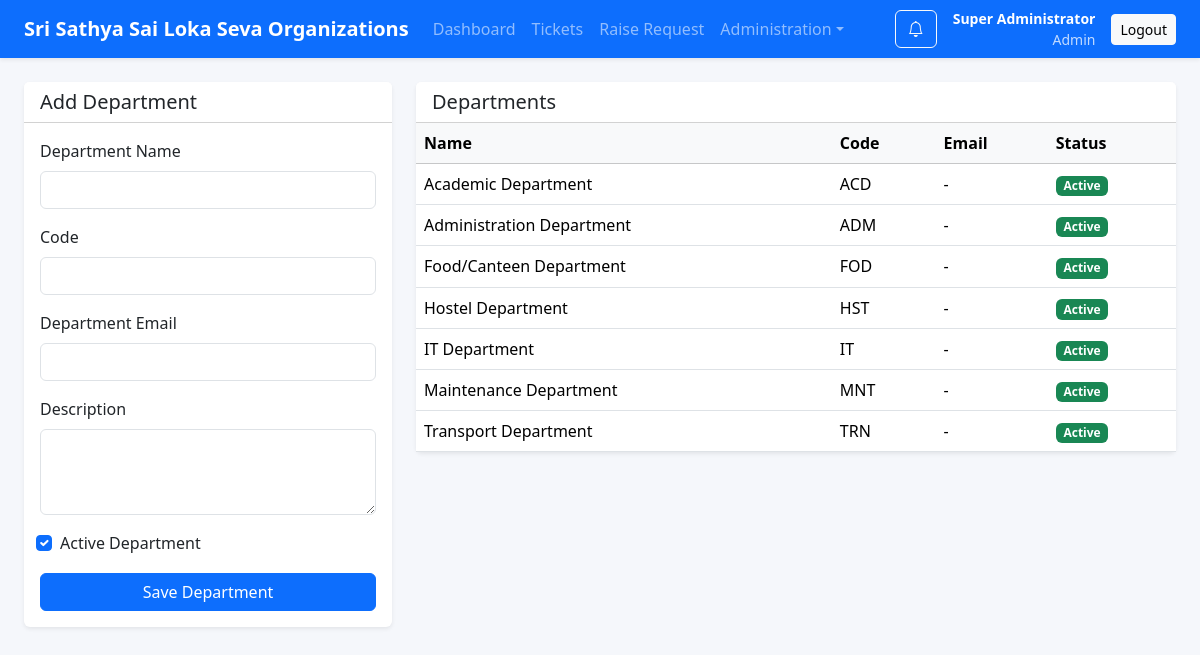
/admin/departments (signed in), run on the app's committed database.
### app/models.py (models this page shows, shortened)
class TimestampMixin:
    created_at = db.Column(db.DateTime, default=datetime.utcnow, nullable=False)
    updated_at = db.Column(
        db.DateTime, default=datetime.utcnow, onupdate=datetime.utcnow, nullable=False
    )

class User(UserMixin, TimestampMixin, db.Model):
    __tablename__ = "users"
    id = db.Column(db.Integer, primary_key=True)
    full_name = db.Column(db.String(150), nullable=False)
    email = db.Column(db.String(255), unique=True, nullable=False, index=True)
    password_hash = db.Column(db.String(255), nullable=False)
    role = db.Column(db.String(30), nullable=False, default=ROLE_REQUESTER)
    phone = db.Column(db.String(30))
    is_active_user = db.Column(db.Boolean, default=True, nullable=False)
    department_id = db.Column(db.Integer, db.ForeignKey("departments.id"), nullable=True)
    department = db.relationship("Department", back_populates="users")
    requested_tickets = db.relationship(
        "Ticket", back_populates="requester", lazy=True, foreign_keys="Ticket.requester_id"
    )
    approved_tickets = db.relationship(
        "Ticket", back_populates="approver", lazy=True, foreign_keys="Ticket.approver_id"
    )
    assigned_tickets = db.relationship(
        "Ticket", back_populates="assignee", lazy=True, foreign_keys="Ticket.assigned_to_id"
    )
    comments = db.relationship("TicketComment", back_populates="user", lazy=True)
    activities = db.relationship("TicketActivityLog", back_populates="actor", lazy=True)
    notifications = db.relationship("Notification", back_populates="user", lazy=True)
    @property
    def is_active(self):
        return self.is_active_user
    def get_role_label(self):
        return self.role.replace("_", " ").title()

class Department(TimestampMixin, db.Model):
    __tablename__ = "departments"
    id = db.Column(db.Integer, primary_key=True)
    name = db.Column(db.String(120), unique=True, nullable=False)
    code = db.Column(db.String(20), unique=True, nullable=False)
    description = db.Column(db.Text)
    email = db.Column(db.String(255))
    is_active = db.Column(db.Boolean, default=True, nullable=False)
    users = db.relationship("User", back_populates="department", lazy=True)
    tickets = db.relationship("Ticket", back_populates="department", lazy=True)
    sla_settings = db.relationship("SLASetting", back_populates="department", lazy=True)

### app/routes/admin.py (the view, shortened to what this page needs)
@admin_bp.route("/departments", methods=["GET", "POST"])
@login_required
@role_required(ROLE_ADMIN)
def departments():
    departments = Department.query.order_by(Department.name.asc()).all()
    return render_template("admin/departments.html", departments=departments)

### app/models.py (called while the page is built)
@login_manager.user_loader
def load_user(user_id):
    return User.query.get(int(user_id))

### app/templates/admin/departments.html (shortened to what this page needs)
{% extends 'base.html' %}
{% block content %}
<div class="row g-4">
  <div class="col-lg-4">
    <div class="card border-0 shadow-sm">
      <div class="card-header bg-white"><h5 class="mb-0">Add Department</h5></div>
      <div class="card-body">
        <form method="post" class="row g-3">
          <div class="col-12"><label class="form-label">Department Name</label><input name="name" class="form-control" required></div>
          <div class="col-12"><label class="form-label">Code</label><input name="code" class="form-control" required></div>
          <div class="col-12"><label class="form-label">Department Email</label><input type="email" name="email" class="form-control"></div>
          <div class="col-12"><label class="form-label">Description</label><textarea name="description" rows="3" class="form-control"></textarea></div>
          <div class="col-12 form-check ms-1"><input class="form-check-input" type="checkbox" name="is_active" checked><label class="form-check-label">Active Department</label></div>
          <div class="col-12"><button class="btn btn-primary w-100">Save Department</button></div>
        </form>
      </div>
    </div>
  </div>
  <div class="col-lg-8">
    <div class="card border-0 shadow-sm">
      <div class="card-header bg-white"><h5 class="mb-0">Departments</h5></div>
      <div class="table-responsive">
        <table class="table align-middle mb-0">
          <thead class="table-light"><tr><th>Name</th><th>Code</th><th>Email</th><th>Status</th></tr></thead>
          <tbody>
            {% for department in departments %}
            <tr>
              <td>{{ department.name }}</td>
              <td>{{ department.code }}</td>
              <td>{{ department.email or '-' }}</td>
              <td>{% if department.is_active %}<span class="badge text-bg-success">Active</span>{% else %}<span class="badge text-bg-secondary">Inactive</span>{% endif %}</td>
            </tr>
            {% else %}
            <tr><td colspan="4" class="text-center py-4 text-muted">No departments configured.</td></tr>
            {% endfor %}
          </tbody>
        </table>
      </div>
    </div>
  </div>
</div>
{% endblock %}

### app/templates/base.html (shortened to what this page needs)
<!doctype html>
<html lang="en">
<head>
    <link href="https://cdn.jsdelivr.net/npm/bootstrap@5.3.3/dist/css/bootstrap.min.css" rel="stylesheet">
    <link href="https://cdn.jsdelivr.net/npm/bootstrap-icons@1.11.3/font/bootstrap-icons.css" rel="stylesheet">
    <link href="{{ url_for('static', filename='css/app.css') }}" rel="stylesheet">
</head>
<body>
<nav class="navbar navbar-expand-lg navbar-dark bg-primary shadow-sm">
  <div class="container-fluid px-4">
    <a class="navbar-brand fw-bold" href="{{ url_for('main.dashboard') }}">{{ company_name }}</a>
    <div class="collapse navbar-collapse" id="navbarMenu">
      {% if current_user.is_authenticated %}
      <ul class="navbar-nav me-auto mb-2 mb-lg-0">
        <li class="nav-item"><a class="nav-link" href="{{ url_for('main.dashboard') }}">Dashboard</a></li>
        <li class="nav-item"><a class="nav-link" href="{{ url_for('tickets.list_tickets') }}">Tickets</a></li>
        <li class="nav-item"><a class="nav-link" href="{{ url_for('tickets.create_ticket') }}">Raise Request</a></li>
        {% if current_user.role == 'admin' %}
        <li class="nav-item dropdown">
          <a class="nav-link dropdown-toggle" href="#" role="button" data-bs-toggle="dropdown">Administration</a>
        </li>
        {% endif %}
      </ul>
      <div class="d-flex align-items-center gap-3">
        <div class="dropdown">
          <button class="btn btn-outline-light position-relative" data-bs-toggle="dropdown">
            <i class="bi bi-bell"></i>
          </button>
        </div>
        <div class="text-white small text-end">
          <div class="fw-semibold">{{ current_user.full_name }}</div>
          <div class="opacity-75">{{ current_user.get_role_label() }}</div>
        </div>
        <a href="{{ url_for('auth.logout') }}" class="btn btn-light btn-sm">Logout</a>
      </div>
      {% endif %}
    </div>
  </div>
</nav>
<main class="container-fluid px-4 py-4">
  {% block content %}{% endblock %}
</main>
</body>
</html>

### app/static/css/app.css (style rules this page uses)
body { background: #f5f7fb; color: #1f2937; }

### data on the page
User: full_name "Super Administrator", get_role_label "Admin"
Department: name "Academic Department", code "ACD", email "-", is_active "Active"
Department: name "Administration Department", code "ADM", email "-", is_active "Active"
Department: name "Food/Canteen Department", code "FOD", email "-", is_active "Active"
Department: name "Hostel Department", code "HST", email "-", is_active "Active"
Department: name "IT Department", code "IT", email "-", is_active "Active"
Department: name "Maintenance Department", code "MNT", email "-", is_active "Active"
Department: name "Transport Department", code "TRN", email "-", is_active "Active"

### other printed values
{{ company_name }} "Sri Sathya Sai Loka Seva Organizations"
